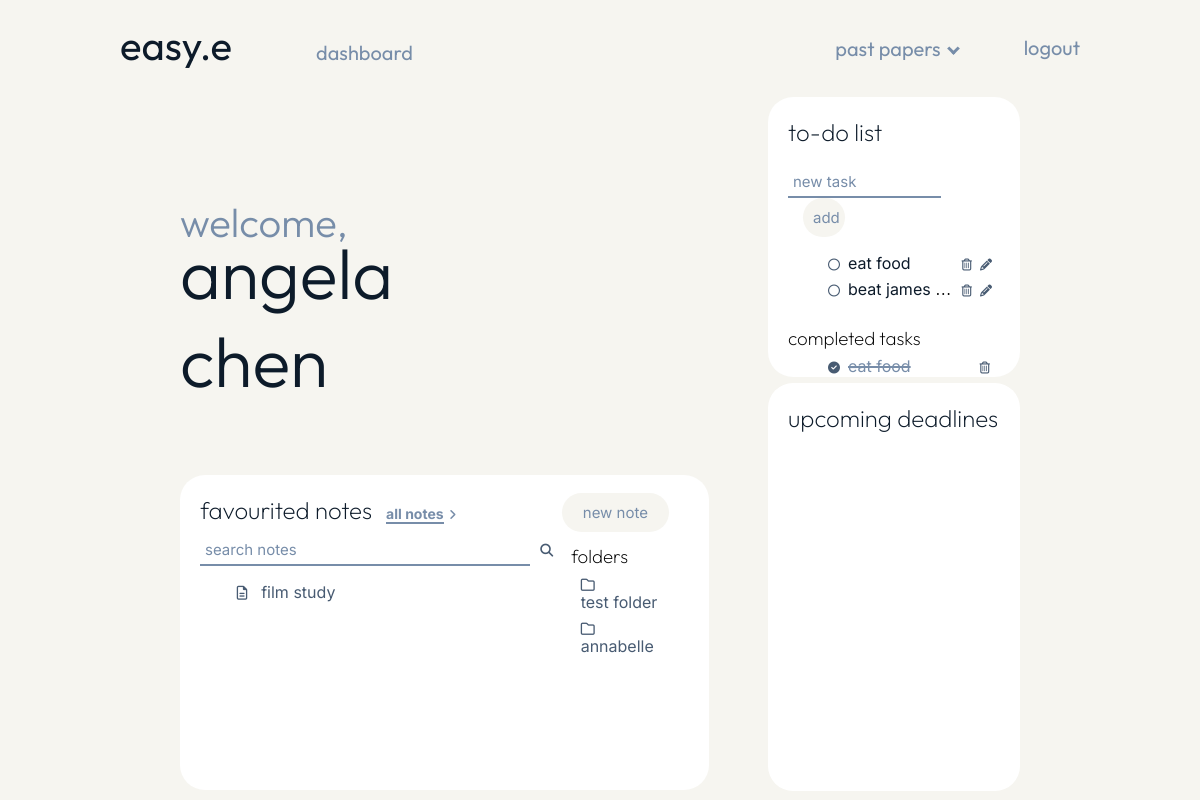
The app's page /dashboard (signed in), older data.
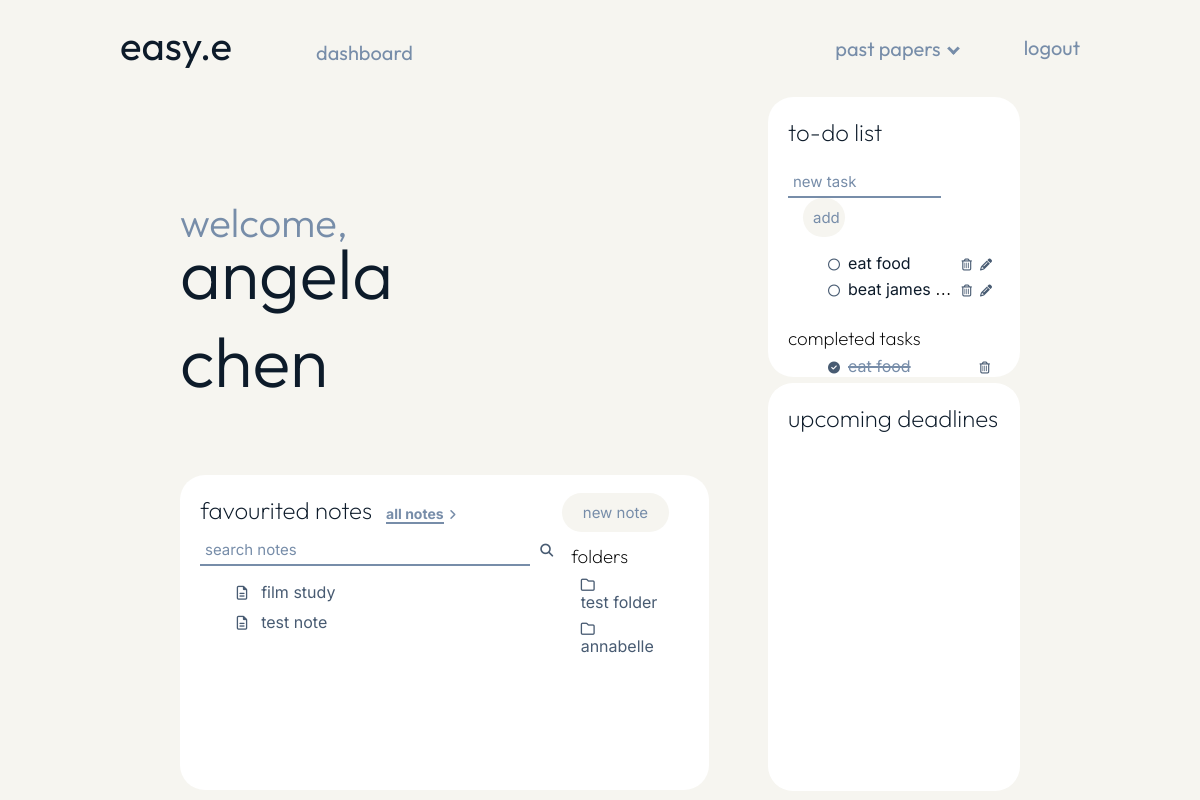
The same page, newer data.
### models.py (models this page shows, shortened)
class Notes(db.Model):
    __tablename__ = "notes"
    id = db.Column(db.Integer, primary_key=True)
    user = db.Column(db.Integer(), db.ForeignKey('user_login.id'))
    name = db.Column(db.String(50))
    favourite = db.Column(db.Boolean, default=False)
    folder = db.Column(db.Integer, db.ForeignKey('folders.id'))
    content = db.Column(db.String())
    folder_name = db.relationship('Folders', backref='folder')

class Folders(db.Model):
    __tablename__ = "folders"
    id = db.Column(db.Integer, primary_key=True)
    user = db.Column(db.Integer(), db.ForeignKey('user_login.id'))
    name = db.Column(db.String(50))

class Todo(db.Model):
    __tablename__ = "todo"
    id = db.Column(db.Integer, primary_key=True)
    name = db.Column(db.Text())
    user = db.Column(db.Integer(), db.ForeignKey('user_login.id'))
    complete = db.Column(db.Boolean, default=False)

### main.py (the view)
@app.route("/dashboard")
@login_required
def dashboard():
    incomplete_tasks = models.Todo.query.filter_by(user=current_user.id, complete=False)
    complete_tasks = models.Todo.query.filter_by(user=current_user.id, complete=True)
    notes = models.Notes.query.filter_by(user=current_user.id, favourite=True)
    folders = models.Folders.query.filter_by(user=current_user.id)
    return render_template ("dashboard.html", name=current_user.name, incomplete_tasks=incomplete_tasks, complete_tasks=complete_tasks, notes=notes, folders=folders)

### main.py (called while the page is built)
@login_manager.user_loader
def load_user(user_id):
    return models.User.query.get(int(user_id))

### templates/dashboard.html (shortened to what the changed rows need)
{% extends "layout_user.html" %}
{% block content %}
<div class="page">
    <div class="dashboard_left">
        <div class="dashboard_header">
            <h1 class="welcome">welcome,</h1><h1 class="welcome_name">{{ name }}</h1>
        </div>
        <div class="favourites">
            <div class="favourites_text">
                <div class="favourites_heading">
                    <h2 class="dashboard_subheadings">favourited notes</h2>
                </div>
                <div class="favourites_left">
                    {% for note in notes %}
                    <div class="notes_list">
                        <span class="notes_icon"><i class="fa-regular fa-file-lines"></i></span>
                        <li class="notes_list_item"><a href="/note/{{ note.id }}">{{ note.name }}</a></li>
                    </div>
                    {% endfor %}
                </div>
                <div class="favourites_right">
                    <div class="dashboard_folders">
                        {% for folder in folders %}
                        <div class="notes_list">
                            <span class="notes_icon"><i class="fa-regular fa-folder"></i></span>
                            <li class="notes_list_item"><a href="/folder/{{ folder.id }}">{{ folder.name }}</a></li>
                        </div>
                        {% endfor %}
                    </div>
                </div>
            </div>
        </div>
    </div>
    <div class="dashboard_right">
        <div class="todo">
            <div class="todo_text">
                <h2 class="dashboard_subheadings">to-do list</h2>
                <form method="POST">
                    {% for task in incomplete_tasks %}
                        <ul class="task">
                            <span class="tick_icon"><a href="/complete_task/{{ task.id }}" class="complete"><i class="fa-regular fa-circle"></i></a></span>
                                <div class="truncate">
                                    <li class="task_name">{{ task.name }}</li>
                                </div>
                            <span class="delete_icon"><a href="/delete_task/{{ task.id }}" class="delete"><i class="fa-regular fa-trash-can"></i></a></span>
                            <span class="pen_icon"><a href="/update_task/{{ task.id }}" class="update"><i class="fa-solid fa-pencil"></i></a></span>
                        </ul>
                    {% endfor %}
                    <br>
                </form>
                    {% for task in complete_tasks %}
                        <ul class="task">
                            <span class="tick_icon"><a href="/redo_complete_task/{{ task.id}}" class="complete"><i class="fa-solid fa-circle-check"></i></a></span>
                            <div class="truncate">
                                <li class="completed_task_name">{{ task.name }}</li>
                            </div>
                            <span class="completed_delete_icon"><a href="/delete_task/{{ task.id }}" class="delete"><i class="fa-regular fa-trash-can"></i></a></span>
                        </ul>
                    {% endfor %}
            </div>
        </div>
        <div class="calender">
            <div class="calender_text">
                <h2 class="dashboard_subheadings">upcoming deadlines</h2>
            </div>
        </div>
    </div>
</div>
{% endblock %}

Row changes from the older to the newer data that the page shows:
now on this page (row edited): Notes: name "test note"
